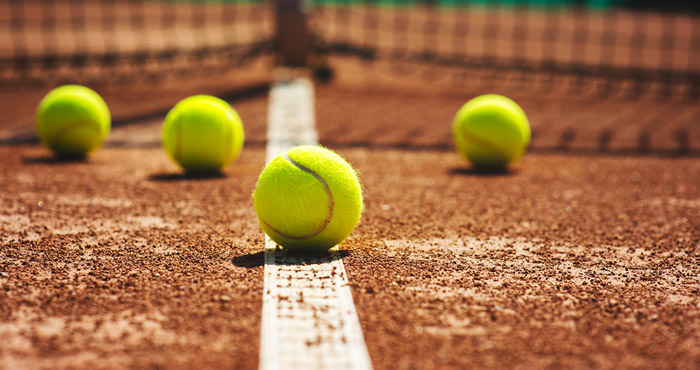
#> input picture 1.jpg, 700 x 370 px
$ python bd.py
#> lines starting #> are read from the running program, lines starting #| are printed output that depends on the picture; after the words box and inside, x2 and y2 are one past the last pixel; in counts of white or black regions, pixels touching at a corner belong together
import cv2
import numpy as np

# Load an image
image = cv2.imread('1.jpg')
#> image is the input picture: shape (370, 700, 3); mean B, G, R 68, 110.8, 162.6

# Convert the image to the HSV color space
hsv = cv2.cvtColor(image, cv2.COLOR_BGR2HSV)
#> hsv: shape (370, 700, 3); mean H, S, V 13.7, 152.2, 163.4

# Define lower and upper bounds for the yellow/green color of tennis balls
lower_bound = np.array([20, 100, 100])
upper_bound = np.array([40, 255, 255])

# Create a mask to isolate the yellow/green regions
mask = cv2.inRange(hsv, lower_bound, upper_bound)
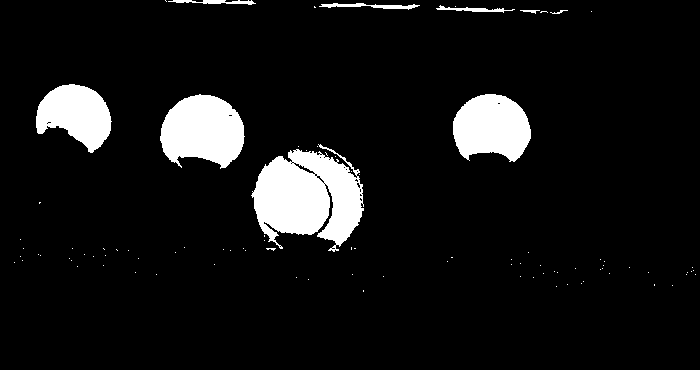
#> mask: shape (370, 700); 8% white; 93 white regions (84 under 20 px)

# Find contours in the mask
contours, _ = cv2.findContours(mask, cv2.RETR_EXTERNAL, cv2.CHAIN_APPROX_SIMPLE)
#> contours = 93 contours, 86 with area under 20; largest, box (x1, y1, x2, y2) and area: (251, 144, 364, 252) 7582, (160, 94, 245, 169) 4522, (453, 94, 531, 162) 3898, (36, 84, 112, 153) 3270, (319, 3, 420, 10) 214, (168, 0, 256, 5) 152, (436, 5, 515, 13) 141

# Iterate through the detected contours
for contour in contours:
    # Calculate the bounding box of the contour
    x, y, w, h = cv2.boundingRect(contour)

    # Draw a green rectangle around the detected tennis ball
    cv2.rectangle(image, (x, y), (x + w, y + h), (0, 255, 0), 2)
#> this loop made 93 passes
#> (x, y, w, h) on passes 2, 3, 5, 6, 7, 8, 9, 10, 11, 12, 13, 14: (556, 286, 1, 1), (672, 285, 1, 1), (567, 284, 1, 1), (581, 283, 1, 1), (583, 281, 1, 1), (308, 279, 1, 1), (533, 277, 1, 1), (296, 277, 1, 1), (520, 276, 1, 1), (383, 276, 1, 1), (695, 274, 1, 1), (686, 274, 1, 1)
#> (contour, x, y, w, h) on passes 1, 4, 47, 60: ([[363, 290], [363, 291]], 363, 290, 1, 2), ([[654, 284], [654, 285]], 654, 284, 1, 2), ([[451, 257], [452, 257]], 451, 257, 2, 1), ([[116, 249], [117, 250]], 116, 249, 2, 2)
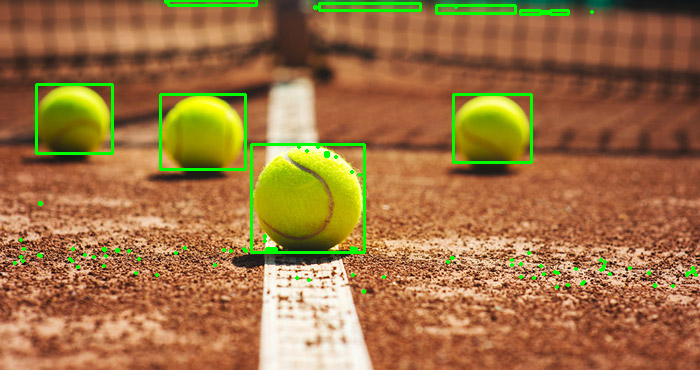
#> image: shape (370, 700, 3); 2.71% of pixels changed, all inside (x1, y1, x2, y2) = (13, 0, 698, 294)

# Display the image with bounding boxes
cv2.imshow('Tennis Ball Detection', image)
cv2.waitKey(0)
cv2.destroyAllWindows()

$ run again, with 3t.webp saved as 1.jpg
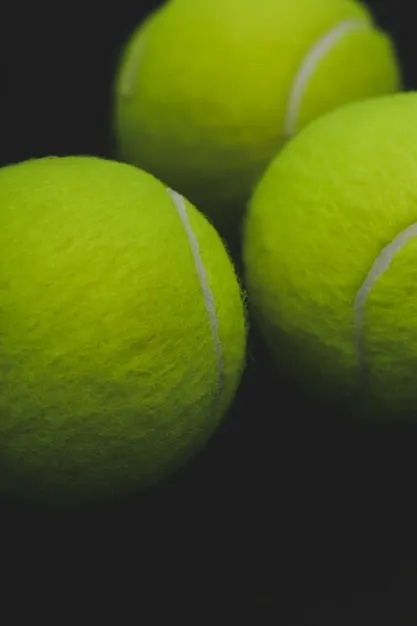
#> input picture 3t.webp, 417 x 626 px
#> image is the input picture: shape (626, 417, 3); mean B, G, R 21.7, 91.7, 78.9
#> hsv: shape (626, 417, 3); mean H, S, V 25.1, 130.7, 91.7
#> `mask = cv2.inRange(hsv, lower_bound, upper_bound)`:
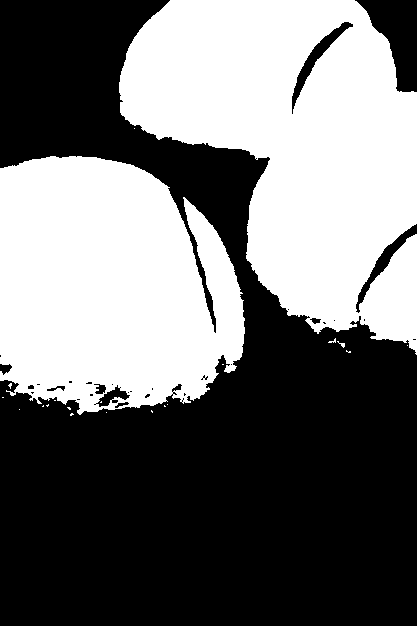
#> mask: shape (626, 417); 44.5% white; 21 white regions (18 under 20 px)
#> contours = 20 contours, 18 with area under 20; largest, box (x1, y1, x2, y2) and area: (119, 0, 417, 355) 65622, (0, 156, 245, 415) 50608
#> the loop `for contour in contours:` made 20 passes
#> (x, y, w, h) on passes 1, 2, 4, 5, 8, 9, 12, 14: (70, 413, 4, 3), (106, 412, 1, 1), (19, 409, 1, 1), (67, 407, 4, 3), (167, 404, 1, 1), (46, 404, 3, 3), (8, 383, 4, 6), (346, 350, 5, 3)
#> after the loop `for contour in contours:`:
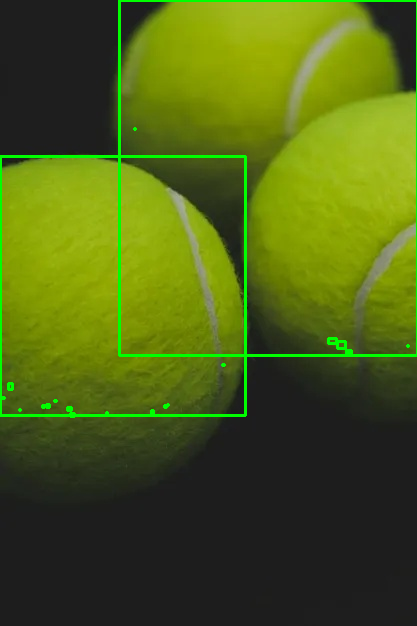
#> image: shape (626, 417, 3); 2.35% of pixels changed, all inside (x1, y1, x2, y2) = (0, 0, 417, 418)

$ run again, with 4t.webp saved as 1.jpg
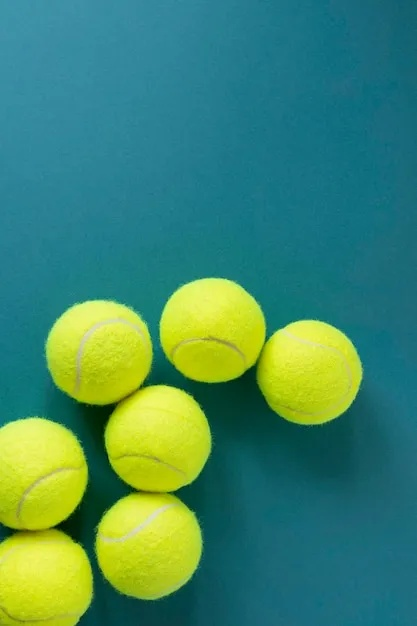
#> input picture 4t.webp, 417 x 626 px
#> image is the input picture: shape (626, 417, 3); mean B, G, R 104.9, 135.8, 66.3
#> hsv: shape (626, 417, 3); mean H, S, V 78.9, 203.4, 145.9
#> `mask = cv2.inRange(hsv, lower_bound, upper_bound)`:
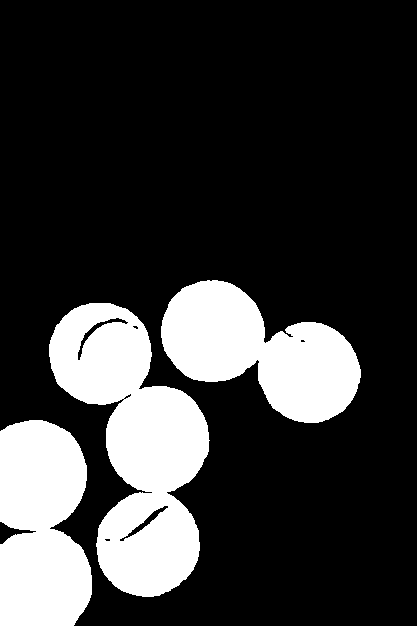
#> mask: shape (626, 417); 22% white; 3 white regions
#> contours = 3 contours; box (x1, y1, x2, y2) and area: (49, 303, 210, 597) 25124, (161, 280, 361, 423) 16090, (0, 420, 92, 626) 15732
#> the loop `for contour in contours:` made 3 passes
#> (x, y, w, h) on passes 1 to 3: (0, 420, 92, 206), (49, 303, 161, 294), (161, 280, 200, 143)
#> after the loop `for contour in contours:`:
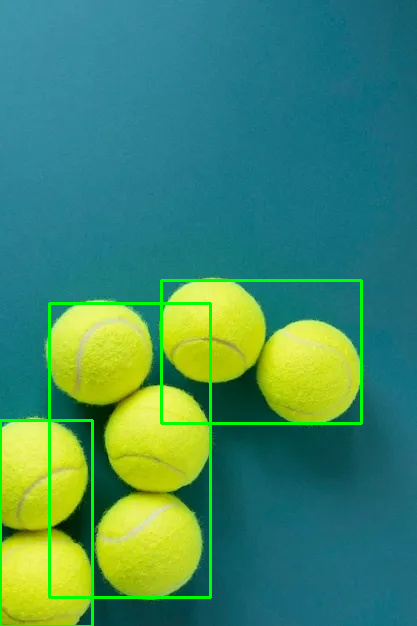
#> image: shape (626, 417, 3); 2.35% of pixels changed, all inside (x1, y1, x2, y2) = (0, 279, 363, 626)
